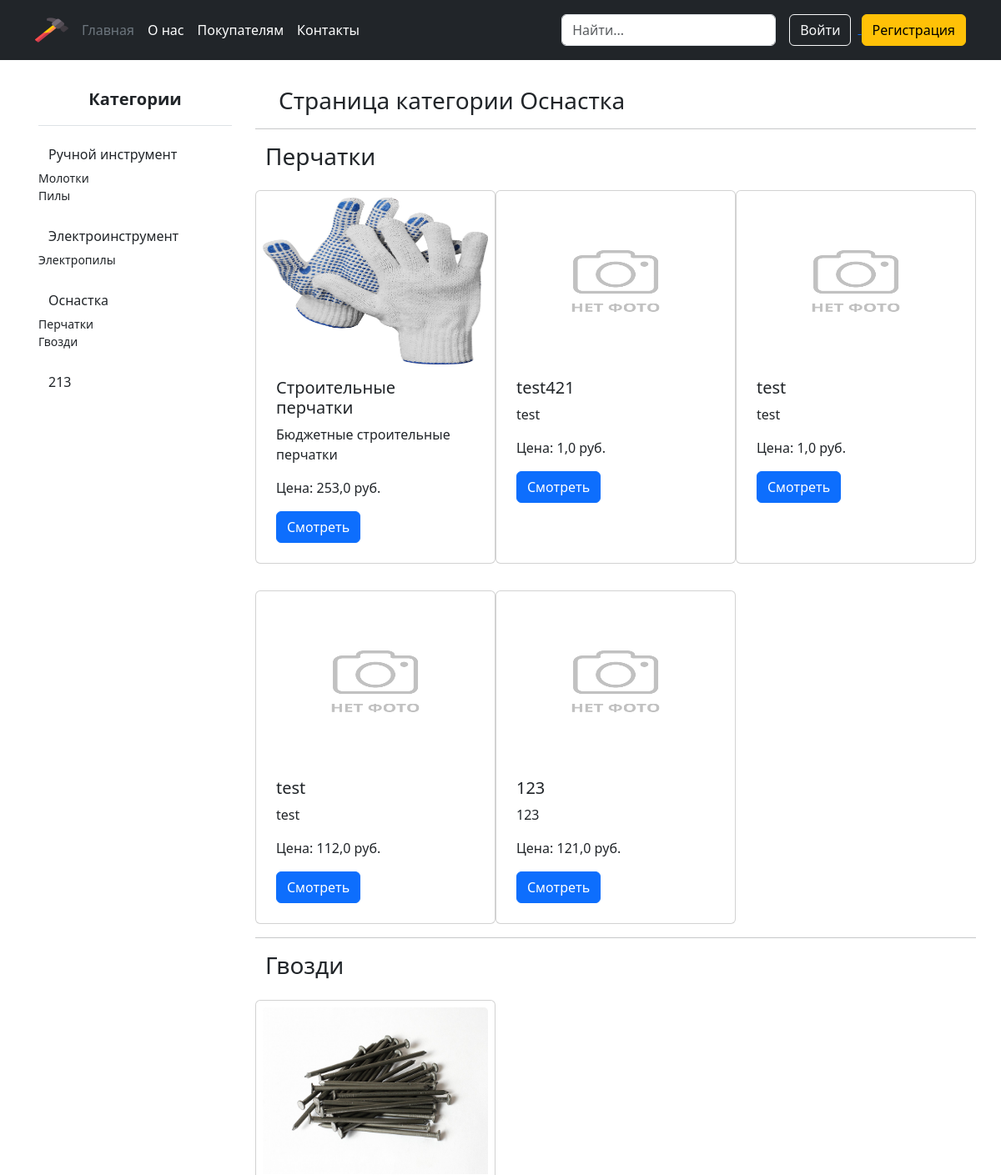
The page /products/category/snapin/ (upper part) on the database as committed earlier.
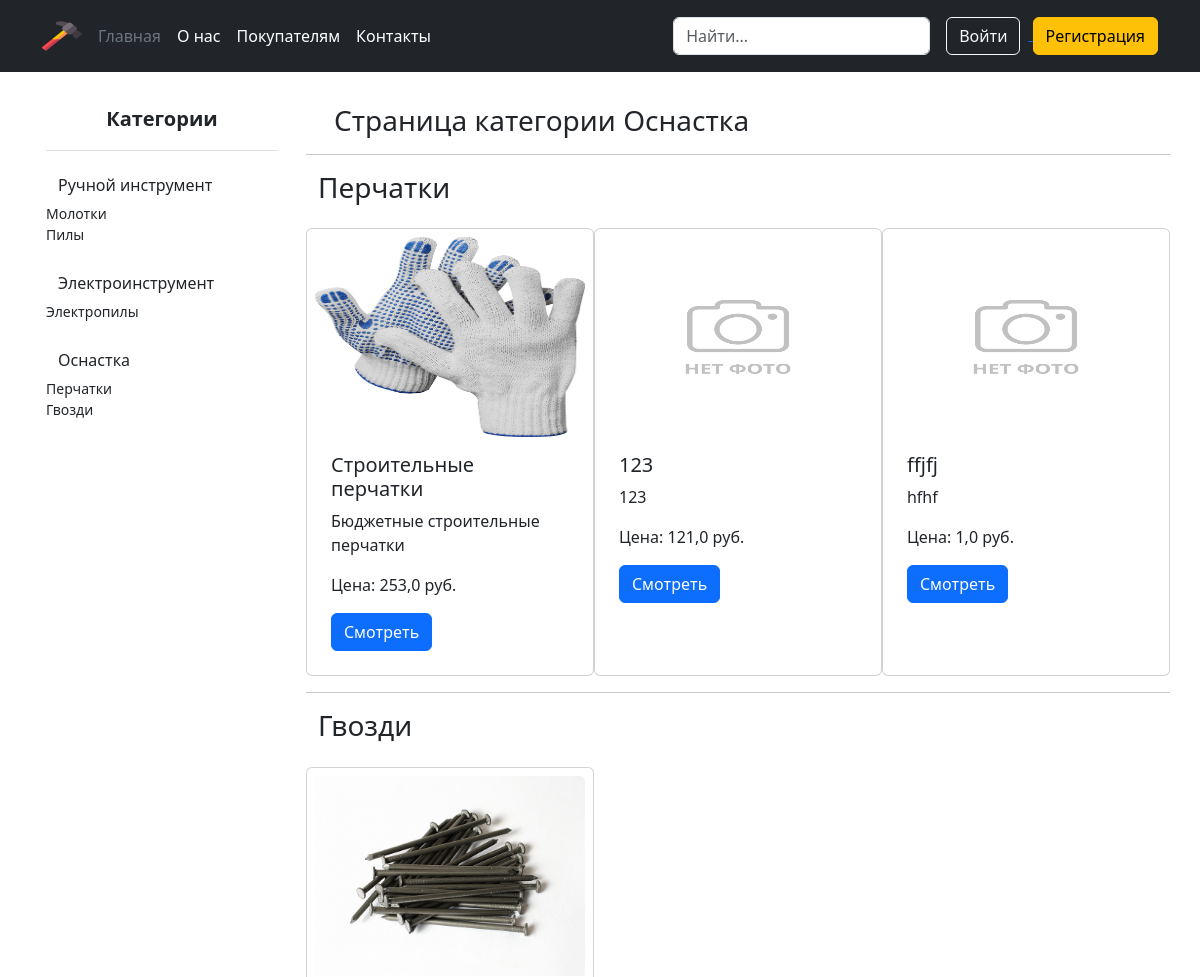
The same page on the database as committed later.
### main/models.py (models this page shows, shortened)
class Published(models.Model):
    is_published = models.BooleanField(
        default=True,
        verbose_name='Опубликовано',
        help_text='Снимите галочку, чтобы скрыть публикацию.'
    )
    created_at = models.DateTimeField(
        verbose_name='Добавлено',
        auto_now_add=True
    )
    class Meta:
        abstract = True

class Category(Published):
    title = models.CharField(
        max_length=40,
        verbose_name='Название категории'
    )
    slug = models.SlugField(
        unique=True,
        verbose_name='Идентификатор',
        help_text='Идентификатор страницы для URL;'
                  ' разрешены символы латиницы, цифры,'
                  ' дефис и подчёркивание.'
    )
    image = models.ImageField(
        upload_to='category/',
        null=True,
        blank=True,
        verbose_name='Фото категории'
    )
    class Meta:
        verbose_name = 'категория'
        verbose_name_plural = 'Категории'

class ProductType(Published):
    title = models.CharField(
        max_length=40,
        verbose_name='Название типа продукта'
    )
    slug = models.SlugField(
        unique=True,
        verbose_name='Идентификатор',
        help_text='Идентификатор страницы для URL;'
                  ' разрешены символы латиницы, цифры,'
                  ' дефис и подчёркивание.'
    )
    category = models.ForeignKey(
        Category,
        on_delete=models.CASCADE,
        verbose_name='Категория',
        related_name='types'
    )
    class Meta:
        verbose_name = 'тип продукта'
        verbose_name_plural = 'Типы продуктов'
    def __str__(self):
        return self.title

class Product(Published):
    title = models.CharField(
        max_length=40,
        verbose_name='Название инструмента'
    )
    description = models.TextField(
        verbose_name='Описание инструмента'
    )
    parameters = models.TextField(
        verbose_name='Параметры инструмента'
    )
    category = models.ForeignKey(
        Category,
        on_delete=models.CASCADE,
        verbose_name='Категория',
        related_name='products_category'
    )
    product_type = models.ForeignKey(
        ProductType,
        on_delete=models.CASCADE,
        verbose_name='Тип продукта',
        related_name='products_type'
    )
    image = models.ImageField(
        upload_to='product/',
        null=True,
        blank=True,
        verbose_name='Фото инструмента'
    )
    pub_date = models.DateTimeField(
        verbose_name='Дата и время публикации',
        help_text='Если установить дату и время в будущем'
                  ' — можно делать отложенные публикации.'
    )
    price = models.FloatField(
        verbose_name='Цена',
        validators=[MinValueValidator(0)],
        help_text='Цена не может быть ниже нуля.',
        default=1
    )
    manufacturer = models.ForeignKey(
        Manufacturer,
        on_delete=models.CASCADE,
        null=True,
        verbose_name='Производетель'
    )
    average_rating = models.FloatField(default=0)
    class Meta:
        verbose_name = 'инструмент'
        verbose_name_plural = 'Инструменты'
        ordering = ('-average_rating',)

### main/views.py (the view)
class CategoryDetailView(DetailView):
    model = Category
    template_name = 'main/category/category_detail.html'
    slug_url_kwarg = 'category'
    context_object_name = 'select_category'
    def get_context_data(self, **kwargs):
        context = super().get_context_data(**kwargs)
        context['product_types'] = ProductType.objects.filter(
            category=self.get_object()
        )
        if self.request.user.is_authenticated:
            context['favorites'] = Favorite.objects.get(user=self.request.user)
        context['categories'] = Category.objects.all()
        context['products'] = Product.objects.filter(category=self.object)
        return context

### templates/main/category/category_detail.html (shortened to what this page needs)
{% extends "base.html" %}
{% load static %}
{% block content %}
   <div class="container pt-3 ps-0">
    <div class="row">
      <div class="col-md-3">
        {% include "includes/sidebar.html" %}
      </div>
      <div class="col-md-9">
        <div class="row">
          <h3 class="m-3">Страница категории {{ select_category.title }}</h3>
          {% for type in product_types %}
          <hr>
          <h3>
            <a href="{% url 'main:product_type_detail' select_category.slug type.slug %}" class="text-dark text-decoration-none">
              {{ type }}
            </a>
          </h3>
            {% for product in type.products_type.all %}
            <div class="card col-md-4 my-3 p-2">
              {% if product.image %}
                <img class="card-img-top" src="{{ product.image.url }}" alt="{{ product.title }}" width="120" height="200">
              {% else %}
                <img class="card-img-top" src="{% static 'images/no_img.png' %}" alt="{{ product.title }}" width="120" height="200">
              {% endif %}
              <div class="card-body">
                <h5 class="card-title">{{ product.title }}</h5>
                <p class="card-text">{{ product.description|truncatewords:8 }}</p>
                <p class="card-price">Цена: {{ product.price }} руб.</p>
                <a href="{% url 'main:product_detail' product.category.slug product.product_type.slug product.pk %}" class="btn btn-primary">
                  Смотреть
                </a>
              </div>
            </div>
          {% endfor %}
          {% endfor %}
        </div>
      </div>
    </div>
  </div>
{% endblock %}

### templates/includes/sidebar.html
<div class="flex-shrink-0 p-3">
  <a href="{% url 'main:category_list' %}" class="d-flex align-items-center pb-3 mb-3 link-body-emphasis text-decoration-none border-bottom">
    <span class="fs-5 center mx-auto text-dark fw-semibold">Категории</span>
  </a>
  {% for category in categories %}
    <ul class="list-unstyled ps-0">
      <li class="mb-1">
          <button class="btn btn-toggle d-inline-flex align-items-center rounded border-0" data-bs-toggle="collapse" data-bs-target="#home-collapse" aria-expanded="true">
            {{ category.title }}
          </button>
        <div class="collapse show" id="home-collapse" style>
          <ul class="btn-toggle-nav list-unstyled fw-normal pb-1 small">
            {% for type in category.types.all %}
              <li>
                <a href="{% url 'main:product_type_detail' category.slug type.slug %}" class="d-inline-flex text-decoration-none rounded text-dark link-body-emphasis">
                  {{ type.title }}
                </a>
              </li>
            {% endfor %}
          </ul>
        </div>
      </li>
    </ul>
  {% endfor %}
</div>

Rows that differ between the two databases and show on the page:
removed Category: title "213"
removed Product: title "test421", description "test", price "1,0", shown under ProductType "Перчатки"
removed Product: title (placeholder picture), title "test", description "test", price "1,0", shown under ProductType "Перчатки"
removed Product: title (placeholder picture), title "test", description "test", price "112,0", shown under ProductType "Перчатки"
added Product: title "ffjfj", description "hfhf", price "1,0", shown under ProductType "Перчатки"
